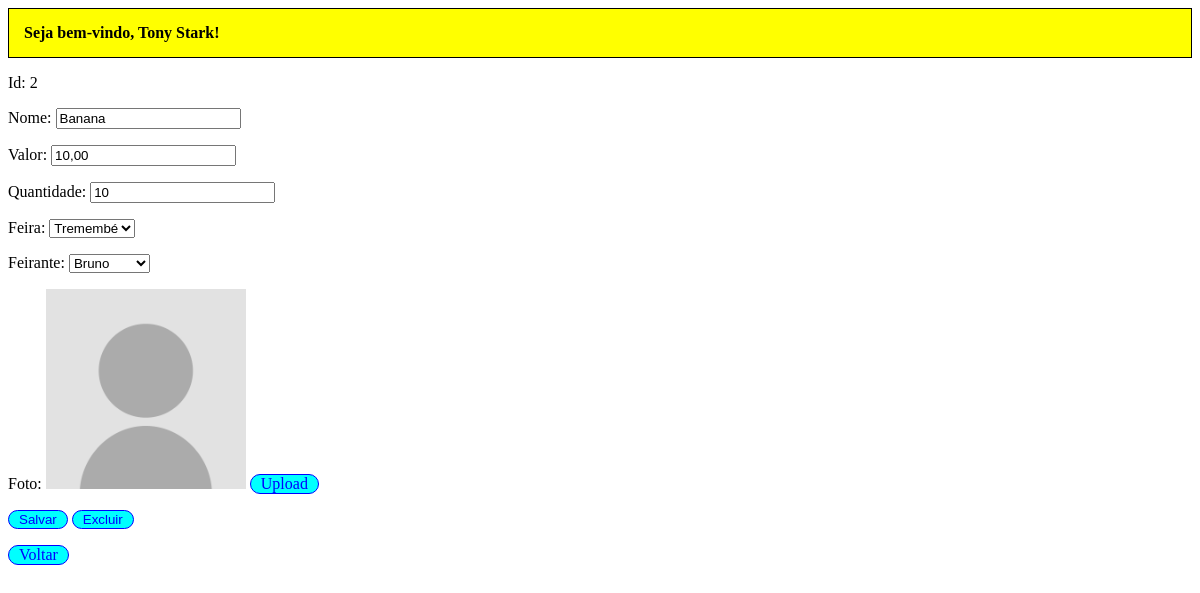
Screenshot of /produto/2 (signed in) with the database file from the repository.
### tables this page shows
CREATE TABLE usuario (
    login VARCHAR(50) PRIMARY KEY NOT NULL,
    senha VARCHAR(50) NOT NULL,
    nome VARCHAR(50) NOT NULL,
    FOREIGN KEY(login) REFERENCES serie(login)
);

CREATE TABLE produto (
    id_produto INTEGER PRIMARY KEY AUTOINCREMENT,
    nome_produto VARCHAR(50) NOT NULL,
    valor VARCHAR(50) NOT NULL,
    quantidade VARCHAR(1) NOT NULL,
    id_feira INTEGER NOT NULL,
    id_feirante INTEGER NOT NULL,
    id_foto_prod VARCHAR(50) NOT NULL,
    FOREIGN KEY(id_feira) REFERENCES feira(id_feira)
    FOREIGN KEY(id_feirante) REFERENCES feirante(id_feirante)
);

CREATE TABLE feira (
    id_feira INTEGER PRIMARY KEY AUTOINCREMENT,
    bairro VARCHAR(50) NOT NULL,
    horario VARCHAR(50) NOT NULL,
    dia VARCHAR(50) NOT NULL,
    UNIQUE(bairro)
);

CREATE TABLE feirante (
    id_feirante INTEGER PRIMARY KEY AUTOINCREMENT,
    nome_feirante VARCHAR(50) NOT NULL,
    barraca VARCHAR(50) NOT NULL,
    sexo VARCHAR(1) NOT NULL,
    id_feira INTEGER NOT NULL,
    id_foto VARCHAR(50) NOT NULL,
    FOREIGN KEY(id_feira) REFERENCES feira(id_feira)
);

### flask-jinja2-crud-master/serie.py (the view)
@app.route("/produto/<int:id_produto>", methods = ["GET"])
def form_alterar_produto_api(id_produto):
    logado = autenticar_login()
    if logado is None:
        return redirect("/")
    produto = db_consultar_produto(id_produto)
    feiras = db_listar_feiras_ordem()
    feirantes = db_listar_feirantes()
    if produto is None:
        return render_template("menu.html", logado = logado, mensagem = f"Esse produto não existe."), 404
    return render_template("form_produto.html", logado = logado, produto = produto, feiras = feiras, feirantes = feirantes)

### flask-jinja2-crud-master/serie.py (called while the page is built)
def autenticar_login():
    login = request.cookies.get("login", "")
    senha = request.cookies.get("senha", "")
    return db_fazer_login(login, senha)

def row_to_dict(description, row):
    if row is None: return None
    d = {}
    for i in range(0, len(row)):
        d[description[i][0]] = row[i]
    return d

def rows_to_dict(description, rows):
    result = []
    for row in rows:
        result.append(row_to_dict(description, row))
    return result

def conectar():
    return sqlite3.connect('serie.db')

def db_listar_feiras_ordem():
    with closing(conectar()) as con, closing(con.cursor()) as cur:
        cur.execute("SELECT id_feira, bairro, horario, dia FROM feira ORDER BY bairro")
        return rows_to_dict(cur.description, cur.fetchall())

def db_consultar_produto(id_produto):
    with closing(conectar()) as con, closing(con.cursor()) as cur:
        cur.execute("SELECT prod.id_produto, prod.nome_produto, prod.valor, prod.quantidade, prod.id_feira, prod.id_feirante, prod.id_foto_prod, f.bairro, fe.nome_feirante, fe.barraca FROM produto prod INNER JOIN feira f ON prod.id_feira = f.id_feira INNER JOIN feirante fe ON prod.id_feirante = fe.id_feirante WHERE prod.id_produto = ? ", [id_produto])
        return row_to_dict(cur.description, cur.fetchone())

def db_listar_feirantes():
    with closing(conectar()) as con, closing(con.cursor()) as cur:
        cur.execute("SELECT fe.id_feirante, fe.nome_feirante, fe.barraca, fe.sexo, fe.id_feira, fe.id_foto, f.bairro FROM feirante fe INNER JOIN feira f ON fe.id_feira = f.id_feira")
        return rows_to_dict(cur.description, cur.fetchall())

def db_fazer_login(login, senha):
    with closing(conectar()) as con, closing(con.cursor()) as cur:
        cur.execute("SELECT u.login, u.senha, u.nome FROM usuario u WHERE u.login = ? AND u.senha = ?", [login, senha])
        return row_to_dict(cur.description, cur.fetchone())

### flask-jinja2-crud-master/templates/form_produto.html (shortened to what this page needs)
{% extends "base.html" %}
{% block conteudo %}
    <form action="/produto/{{ produto['id_produto'] }}" method="POST" id="form_principal" enctype="multipart/form-data">
        {% if produto['id_produto'] != 'novo' %}
            <p>
                <label>Id:</label>
                {{produto['id_produto']}}
            </p>
        {% endif %}
        <p>
            <label for="nome_produto">Nome:</label>
            <input type="text" id="nome_produto" name="nome_produto" autocomplete="off" value="{{produto['nome_produto']}}" required />
        </p>
        <p>
            <label for="valor">Valor:</label>
            <input type="text" id="valor" name="valor" autocomplete="off" value="{{produto['valor']}}" required/>
        </p>
        <p>
            <label for="quantidade">Quantidade:</label>
            <input type="text" id="quantidade" name="quantidade" autocomplete="off" value="{{produto['quantidade']}}" required/>
        </p>
        <p>
            <label for="feira">Feira:</label>
            <select name="id_feira" id="feira">
                {% for feira in feiras %}
                    <option value="{{feira['id_feira']}}" {% if produto['id_feira'] == feira['id_feira'] %}selected="selected"{% endif %}>{{feira['bairro']}}</option>
                {% endfor %}
            </select>
        </p>
        <p>
            <label for="feirante">Feirante:</label>
            <select name="id_feirante" id="feirante">
                {% for feirante in feirantes %}
                    <option value="{{feirante['id_feirante']}}" {% if produto['id_feirante'] == feirante['id_feirante'] %}selected="selected"{% endif %}>{{feirante['nome_feirante']}}</option>
                {% endfor %}
            </select>
        </p>
        <p>
            <label for="foto">Foto:</label>
            {% if produto['id_foto_prod'] != '' %}
                <img src="{{ url_for('produto_download_foto', id_foto_prod = produto['id_foto_prod']) }}" id="foto" width="200"/>
            {% else %}
                <img src="{{ url_for('static', filename = 'no-photo.png') }}" id="foto" width="200"/>
            {% endif %}
            <label for="foto" class="upload">Upload<input type="file" name="foto" /></label>
        </p>
        <p>
            <button type="submit">Salvar</button>
            {% if produto['id_produto'] != 'novo' %}<button type="button" onclick="javascript:excluir();">Excluir</button>{% endif %}
        </p>
    </form>
    <p><a href="/">Voltar</a></p>
{% endblock %}

### flask-jinja2-crud-master/templates/base.html (shortened to what this page needs)
<!DOCTYPE html>
<html>
    <head>
        <link rel="stylesheet" href="{{ url_for('static', filename = 'base.css') }}"/>
    </head>
    <body>
        <header>
            Seja bem-vindo, {{logado['nome']}}!
        </header>
        {% block conteudo %}{% endblock %}
    </body>
</html>

### flask-jinja2-crud-master/static/base.css (style rules this page uses)
a, button, input[type='button'], .upload { color: blue; background-color: cyan; border-style: solid; border-width: 1px; border-color: blue; border-radius: 10px; padding-left: 10px; padding-right: 10px; text-decoration: none; display: inline-block; cursor: pointer; }
.upload { position: relative; }
header { color: black; background-color: yellow; padding: 15px; font-weight: bold; border-style: solid; border-width: 1px; border-color: black; }

### rows the page displays
usuario: nome "Tony Stark"
produto: id_produto "2", nome_produto "Banana", valor "10,00", quantidade "10", id_feira "Tremembé", id_feirante "Bruno"
